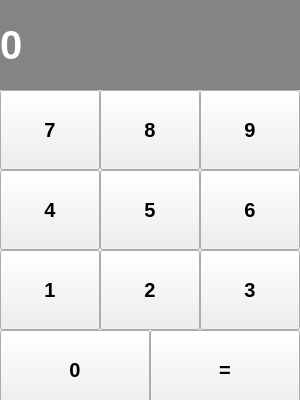
<?xml version="1.0" encoding="UTF-8"?>
<ui version="4.0">
 <class>MainWindow</class>
 <widget class="QMainWindow" name="MainWindow">
  <property name="geometry">
   <rect>
    <x>0</x>
    <y>0</y>
    <width>300</width>
    <height>400</height>
   </rect>
  </property>
  <property name="windowTitle">
   <string>Калькулятор</string>
  </property>
  <property name="layoutDirection">
   <enum>Qt::RightToLeft</enum>
  </property>
  <property name="iconSize">
   <size>
    <width>25</width>
    <height>25</height>
   </size>
  </property>
  <widget class="QWidget" name="centralwidget">
   <widget class="QLabel" name="screen">
    <property name="geometry">
     <rect>
      <x>0</x>
      <y>-1</y>
      <width>300</width>
      <height>91</height>
     </rect>
    </property>
    <property name="font">
     <font>
      <pointsize>30</pointsize>
      <weight>75</weight>
      <bold>true</bold>
     </font>
    </property>
    <property name="styleSheet">
     <string notr="true">color: rgb(255, 255, 255);
background-color: rgb(132, 132, 132);</string>
    </property>
    <property name="text">
     <string>0</string>
    </property>
    <property name="alignment">
     <set>Qt::AlignLeading|Qt::AlignLeft|Qt::AlignVCenter</set>
    </property>
    <property name="wordWrap">
     <bool>false</bool>
    </property>
    <property name="margin">
     <number>10</number>
    </property>
   </widget>
   <widget class="QPushButton" name="btn_0">
    <property name="geometry">
     <rect>
      <x>0</x>
      <y>330</y>
      <width>150</width>
      <height>80</height>
     </rect>
    </property>
    <property name="font">
     <font>
      <pointsize>15</pointsize>
      <weight>75</weight>
      <bold>true</bold>
     </font>
    </property>
    <property name="text">
     <string>0</string>
    </property>
   </widget>
   <widget class="QPushButton" name="btn_eq">
    <property name="geometry">
     <rect>
      <x>150</x>
      <y>330</y>
      <width>150</width>
      <height>80</height>
     </rect>
    </property>
    <property name="font">
     <font>
      <pointsize>15</pointsize>
      <weight>75</weight>
      <bold>true</bold>
     </font>
    </property>
    <property name="text">
     <string>=</string>
    </property>
   </widget>
   <widget class="QPushButton" name="btn_1">
    <property name="geometry">
     <rect>
      <x>0</x>
      <y>250</y>
      <width>100</width>
      <height>80</height>
     </rect>
    </property>
    <property name="font">
     <font>
      <pointsize>15</pointsize>
      <weight>75</weight>
      <bold>true</bold>
     </font>
    </property>
    <property name="text">
     <string>1</string>
    </property>
   </widget>
   <widget class="QPushButton" name="btn_2">
    <property name="geometry">
     <rect>
      <x>100</x>
      <y>250</y>
      <width>100</width>
      <height>80</height>
     </rect>
    </property>
    <property name="font">
     <font>
      <pointsize>15</pointsize>
      <weight>75</weight>
      <bold>true</bold>
     </font>
    </property>
    <property name="text">
     <string>2</string>
    </property>
   </widget>
   <widget class="QPushButton" name="btn_3">
    <property name="geometry">
     <rect>
      <x>200</x>
      <y>250</y>
      <width>100</width>
      <height>80</height>
     </rect>
    </property>
    <property name="font">
     <font>
      <pointsize>15</pointsize>
      <weight>75</weight>
      <bold>true</bold>
     </font>
    </property>
    <property name="text">
     <string>3</string>
    </property>
   </widget>
   <widget class="QPushButton" name="btn_4">
    <property name="geometry">
     <rect>
      <x>0</x>
      <y>170</y>
      <width>100</width>
      <height>80</height>
     </rect>
    </property>
    <property name="font">
     <font>
      <pointsize>15</pointsize>
      <weight>75</weight>
      <bold>true</bold>
     </font>
    </property>
    <property name="text">
     <string>4</string>
    </property>
   </widget>
   <widget class="QPushButton" name="btn_5">
    <property name="geometry">
     <rect>
      <x>100</x>
      <y>170</y>
      <width>100</width>
      <height>80</height>
     </rect>
    </property>
    <property name="font">
     <font>
      <pointsize>15</pointsize>
      <weight>75</weight>
      <bold>true</bold>
     </font>
    </property>
    <property name="text">
     <string>5</string>
    </property>
   </widget>
   <widget class="QPushButton" name="btn_6">
    <property name="geometry">
     <rect>
      <x>200</x>
      <y>170</y>
      <width>100</width>
      <height>80</height>
     </rect>
    </property>
    <property name="font">
     <font>
      <pointsize>15</pointsize>
      <weight>75</weight>
      <bold>true</bold>
     </font>
    </property>
    <property name="text">
     <string>6</string>
    </property>
   </widget>
   <widget class="QPushButton" name="btn_7">
    <property name="geometry">
     <rect>
      <x>0</x>
      <y>90</y>
      <width>100</width>
      <height>80</height>
     </rect>
    </property>
    <property name="font">
     <font>
      <pointsize>15</pointsize>
      <weight>75</weight>
      <bold>true</bold>
     </font>
    </property>
    <property name="text">
     <string>7</string>
    </property>
   </widget>
   <widget class="QPushButton" name="btn_8">
    <property name="geometry">
     <rect>
      <x>100</x>
      <y>90</y>
      <width>100</width>
      <height>80</height>
     </rect>
    </property>
    <property name="font">
     <font>
      <pointsize>15</pointsize>
      <weight>75</weight>
      <bold>true</bold>
     </font>
    </property>
    <property name="text">
     <string>8</string>
    </property>
   </widget>
   <widget class="QPushButton" name="btn_9">
    <property name="geometry">
     <rect>
      <x>200</x>
      <y>90</y>
      <width>100</width>
      <height>80</height>
     </rect>
    </property>
    <property name="font">
     <font>
      <pointsize>15</pointsize>
      <weight>75</weight>
      <bold>true</bold>
     </font>
    </property>
    <property name="text">
     <string>9</string>
    </property>
   </widget>
  </widget>
 </widget>
 <resources/>
 <connections/>
</ui>
